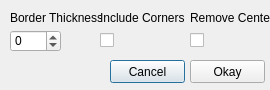
<?xml version="1.0" encoding="UTF-8"?>
<ui version="4.0">
 <class>DLG_BorderEdit</class>
 <widget class="QDialog" name="DLG_BorderEdit">
  <property name="geometry">
   <rect>
    <x>0</x>
    <y>0</y>
    <width>270</width>
    <height>90</height>
   </rect>
  </property>
  <property name="windowTitle">
   <string>Border Edit</string>
  </property>
  <widget class="QPushButton" name="btn_cancel">
   <property name="geometry">
    <rect>
     <x>110</x>
     <y>60</y>
     <width>75</width>
     <height>23</height>
    </rect>
   </property>
   <property name="text">
    <string>Cancel</string>
   </property>
  </widget>
  <widget class="QPushButton" name="btn_ok">
   <property name="geometry">
    <rect>
     <x>190</x>
     <y>60</y>
     <width>75</width>
     <height>23</height>
    </rect>
   </property>
   <property name="text">
    <string>Okay</string>
   </property>
  </widget>
  <widget class="QCheckBox" name="checkBox_includeCorners">
   <property name="geometry">
    <rect>
     <x>100</x>
     <y>30</y>
     <width>61</width>
     <height>21</height>
    </rect>
   </property>
   <property name="text">
    <string/>
   </property>
  </widget>
  <widget class="QSpinBox" name="spinBox_borderThickness">
   <property name="geometry">
    <rect>
     <x>10</x>
     <y>30</y>
     <width>51</width>
     <height>22</height>
    </rect>
   </property>
   <property name="minimum">
    <number>-200</number>
   </property>
   <property name="maximum">
    <number>200</number>
   </property>
   <property name="value">
    <number>0</number>
   </property>
  </widget>
  <widget class="QLabel" name="lbl_includeCorners">
   <property name="geometry">
    <rect>
     <x>100</x>
     <y>10</y>
     <width>91</width>
     <height>16</height>
    </rect>
   </property>
   <property name="text">
    <string>Include Corners</string>
   </property>
  </widget>
  <widget class="QLabel" name="lbl_borderThickness">
   <property name="geometry">
    <rect>
     <x>10</x>
     <y>10</y>
     <width>91</width>
     <height>16</height>
    </rect>
   </property>
   <property name="text">
    <string>Border Thickness</string>
   </property>
  </widget>
  <widget class="QLabel" name="lbl_removeCenter">
   <property name="geometry">
    <rect>
     <x>190</x>
     <y>10</y>
     <width>81</width>
     <height>16</height>
    </rect>
   </property>
   <property name="text">
    <string>Remove Center</string>
   </property>
  </widget>
  <widget class="QCheckBox" name="checkBox_removeCenter">
   <property name="geometry">
    <rect>
     <x>190</x>
     <y>30</y>
     <width>61</width>
     <height>21</height>
    </rect>
   </property>
   <property name="text">
    <string/>
   </property>
  </widget>
 </widget>
 <resources/>
 <connections/>
</ui>
